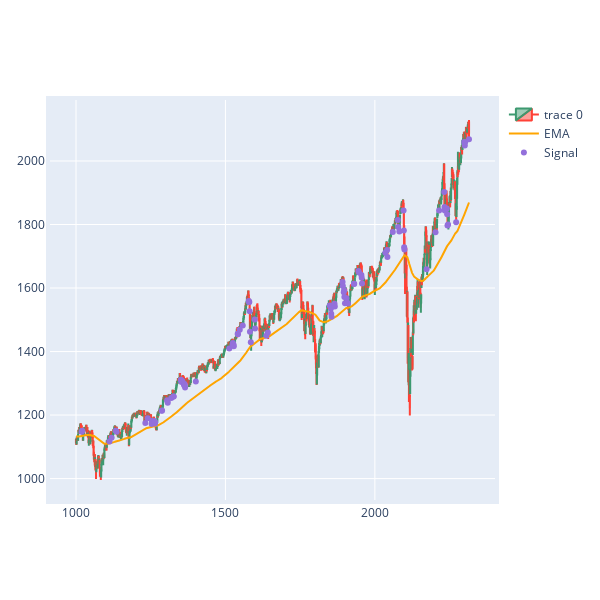

Notebook code cell kept with this figure:
### Code cell
import plotly.graph_objects as go
from plotly.subplots import make_subplots
from datetime import datetime

dfpl = dfSPY[1000:3200].copy()
#dfpl=dfpl.drop(columns=['level_0'])#!!!!!!!!!!
#dfpl.reset_index(inplace=True)
fig = go.Figure(data=[go.Candlestick(x=dfpl.index,
                open=dfpl['Open'],
                high=dfpl['High'],
                low=dfpl['Low'],
                close=dfpl['Close']),
                go.Scatter(x=dfpl.index, y=dfpl.EMA, line=dict(color='orange', width=2), name="EMA")])

fig.add_scatter(x=dfpl.index, y=dfpl['pointpos'], mode="markers",
                marker=dict(size=6, color="MediumPurple"),
                name="Signal")
#fig.update(layout_yaxis_range = [300,420])
fig.update_xaxes(rangeslider_visible=False)
fig.update_layout(autosize=False, width=600, height=600,margin=dict(l=50,r=50,b=100,t=100,pad=4), paper_bgcolor="white")
fig.show()

### Figure 1 — Plotly figure (JSON) as saved in the notebook; plotly's stock layout.template omitted (floating-point values rounded to 4 significant figures; data arrays with more than 128 entries replaced by an {"elided": "..."} marker saying what was removed)
{"data": [{"close": {"elided": "1316 float values"}, "high": {"elided": "1316 float values"}, "low": {"elided": "1316 float values"}, "open": {"elided": "1316 float values"}, "type": "candlestick", "x": {"elided": "1316 int values"}}, {"line": {"color": "orange", "width": 2}, "name": "EMA", "type": "scatter", "x": {"elided": "1316 int values"}, "y": {"elided": "1316 float values"}}, {"marker": {"color": "MediumPurple", "size": 6}, "mode": "markers", "name": "Signal", "type": "scatter", "x": {"elided": "1316 int values"}, "y": {"elided": "1316 float values"}}], "layout": {"autosize": false, "height": 600, "margin": {"b": 100, "l": 50, "pad": 4, "r": 50, "t": 100}, "paper_bgcolor": "white", "width": 600, "xaxis": {"rangeslider": {"visible": false}}}}
